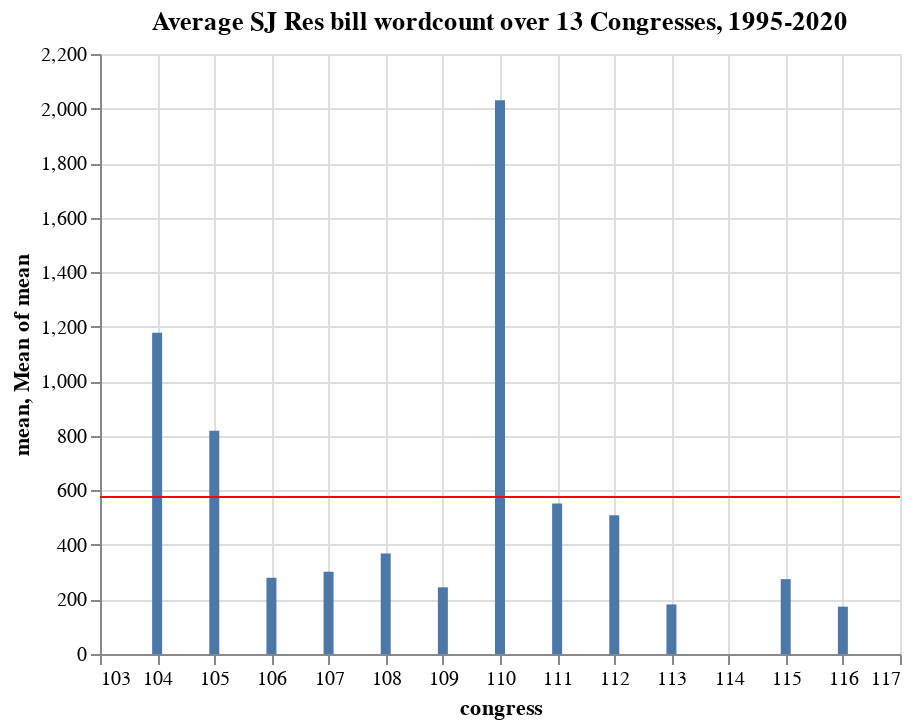

This figure's notebook cell:
### Markdown cell above
#### Graphing the mean hjres bill word count by congress

### Code cell
bar = alt.Chart(summary).mark_bar().encode(
    x='congress',
    y='mean'
)
rule = alt.Chart(summary).mark_rule(color='red').encode(
    y='mean(mean):Q'
)

(bar + rule).properties(
    title='Average SJ Res bill wordcount over 13 Congresses, 1995-2020'
)

### Figure 1 — Vega-Lite specification as saved in the notebook (floating-point values rounded to 4 significant figures)
{"config": {"view": {"continuousWidth": 400, "continuousHeight": 300}}, "layer": [{"mark": "bar", "encoding": {"x": {"type": "quantitative", "field": "congress"}, "y": {"type": "quantitative", "field": "mean"}}}, {"mark": {"type": "rule", "color": "red"}, "encoding": {"y": {"type": "quantitative", "aggregate": "mean", "field": "mean"}}}], "data": {"name": "data-c360505849283c4d015d26ea079ae5d2"}, "title": "Average SJ Res bill wordcount over 13 Congresses, 1995-2020", "$schema": "https://vega.github.io/schema/vega-lite/v4.8.1.json", "datasets": {"data-c360505849283c4d015d26ea079ae5d2": [{"congress": 104, "mean": 1178.0, "median": 898.5, "max": 2618.0, "min": 297.0}, {"congress": 105, "mean": 819.0, "median": 487.0, "max": 1576.0, "min": 211.0}, {"congress": 106, "mean": 279.5, "median": 252.5, "max": 440.0, "min": 173.0}, {"congress": 107, "mean": 301.7, "median": 181.0, "max": 645.0, "min": 102.0}, {"congress": 108, "mean": 368.3, "median": 338.0, "max": 586.0, "min": 164.0}, {"congress": 109, "mean": 244.5, "median": 244.5, "max": 293.0, "min": 196.0}, {"congress": 110, "mean": 2030.0, "median": 349.0, "max": 12050.0, "min": 160.0}, {"congress": 111, "mean": 552.1, "median": 562.0, "max": 1320.0, "min": 104.0}, {"congress": 112, "mean": 509.2, "median": 172.5, "max": 2080.0, "min": 156.0}, {"congress": 113, "mean": 181.8, "median": 183.0, "max": 189.0, "min": 172.0}, {"congress": 114, "mean": null, "median": null, "max": null, "min": null}, {"congress": 115, "mean": 274.4, "median": 183.0, "max": 773.0, "min": 144.0}, {"congress": 116, "mean": 173.7, "median": 175.0, "max": 176.0, "min": 170.0}]}}
